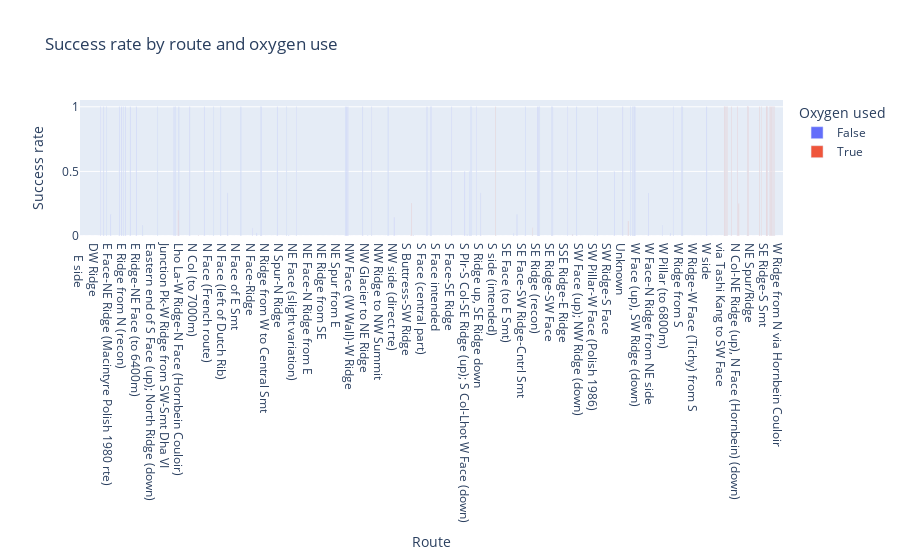
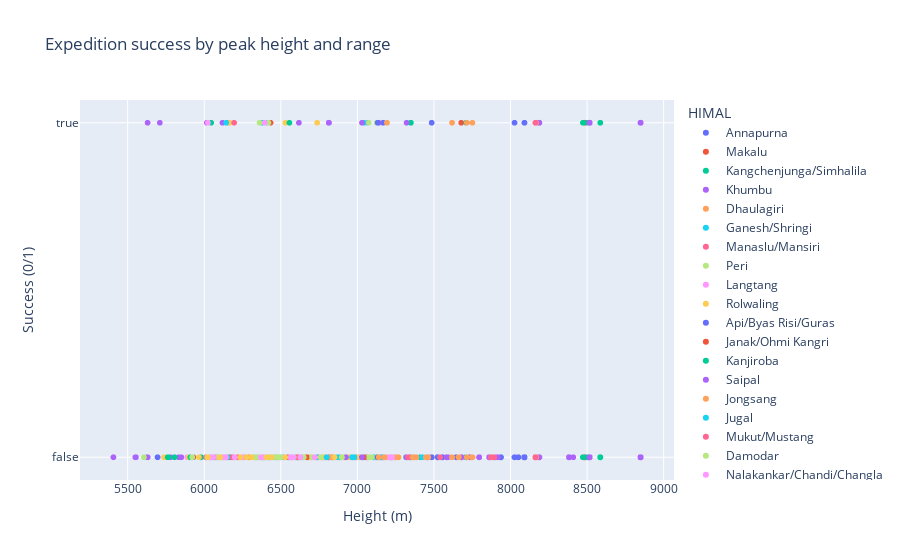
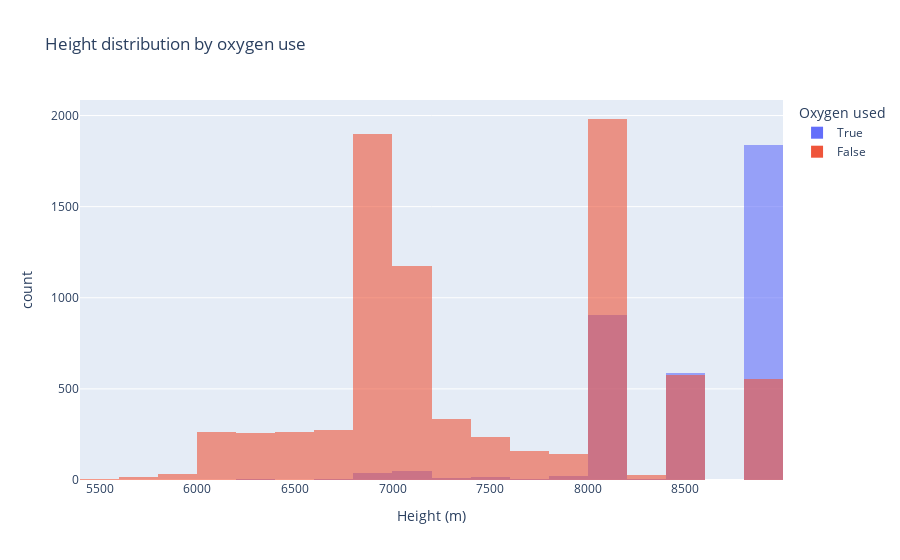

These figures' notebook cell, in order:
### Code cell
import plotly.express as px

# --- 1. Build flags on expeddf ---

death_cols = ["MDEATHS", "HDEATHS"]

expeddf["success_flag"] = expeddf["SUCCESS2"]             
expeddf["oxygen_used_flag"] = expeddf["O2USED"] > 0
expeddf["death_flag"] = expeddf[death_cols].gt(0).any(axis=1)

# --- 2. Merge HEIGHTM and HIMAL from peaksdf into expeddf  ---

if "HEIGHTM" not in expeddf.columns or "HIMAL" not in expeddf.columns:
    expeddf = expeddf.merge(
        peaksdf[["PEAKID", "HEIGHTM", "HIMAL"]],
        on="PEAKID",
        how="left"
    )

# --- 3. route_oxy table for bar chart ---

route_oxy = (
    expeddf
    .groupby(["ROUTE1", "oxygen_used_flag"])["success_flag"]
    .mean()
    .reset_index()
)

# --- 4. Plotly figures ---

# Bar: success rate by route & oxygen
fig_route = px.bar(
    route_oxy,
    x="ROUTE1",
    y="success_flag",
    color="oxygen_used_flag",
    barmode="group",
    labels={"success_flag": "Success rate", "ROUTE1": "Route", "oxygen_used_flag": "Oxygen used"},
    title="Success rate by route and oxygen use"
)
fig_route.show()

# Scatter: height vs success, coloured by HIMAL
fig_scatter = px.scatter(
    expeddf,
    x="HEIGHTM",
    y="success_flag",
    color="HIMAL",
    hover_data=["YEAR"],
    labels={"HEIGHTM": "Height (m)", "success_flag": "Success (0/1)"},
    title="Expedition success by peak height and range"
)
fig_scatter.show()

# Histogram: HEIGHTM split by oxygen flag
fig_hist = px.histogram(
    expeddf,
    x="HEIGHTM",
    color="oxygen_used_flag",
    nbins=30,
    barmode="overlay",
    opacity=0.6,
    labels={"HEIGHTM": "Height (m)", "oxygen_used_flag": "Oxygen used"},
    title="Height distribution by oxygen use"
)
fig_hist.show()

### Figure 1 — Plotly figure (JSON) as saved in the notebook; plotly's stock layout.template omitted (floating-point values rounded to 4 significant figures; data arrays with more than 128 entries replaced by an {"elided": "..."} marker saying what was removed)
{"data": [{"alignmentgroup": "True", "hovertemplate": "Oxygen used=False<br>Route=%{x}<br>Success rate=%{y}<extra></extra>", "legendgroup": "False", "marker": {"color": "#636efa", "pattern": {"shape": ""}}, "name": "False", "offsetgroup": "False", "orientation": "v", "showlegend": true, "textposition": "auto", "type": "bar", "x": {"elided": "1171 str values"}, "xaxis": "x", "y": {"elided": "1171 float values"}, "yaxis": "y"}, {"alignmentgroup": "True", "hovertemplate": "Oxygen used=True<br>Route=%{x}<br>Success rate=%{y}<extra></extra>", "legendgroup": "True", "marker": {"color": "#EF553B", "pattern": {"shape": ""}}, "name": "True", "offsetgroup": "True", "orientation": "v", "showlegend": true, "textposition": "auto", "type": "bar", "x": {"elided": "211 str values"}, "xaxis": "x", "y": {"elided": "211 float values"}, "yaxis": "y"}], "layout": {"barmode": "group", "legend": {"title": {"text": "Oxygen used"}, "tracegroupgap": 0}, "title": {"text": "Success rate by route and oxygen use"}, "xaxis": {"anchor": "y", "domain": [0, 1], "title": {"text": "Route"}}, "yaxis": {"anchor": "x", "domain": [0, 1], "title": {"text": "Success rate"}}}}

### Figure 2 — Plotly figure (JSON) as saved in the notebook; plotly's stock layout.template omitted (floating-point values rounded to 4 significant figures; data arrays with more than 128 entries replaced by an {"elided": "..."} marker saying what was removed)
{"data": [{"customdata": {"elided": "728x1 int values"}, "hovertemplate": "HIMAL=Annapurna<br>Height (m)=%{x}<br>Success (0/1)=%{y}<br>YEAR=%{customdata[0]}<extra></extra>", "legendgroup": "Annapurna", "marker": {"color": "#636efa", "symbol": "circle"}, "mode": "markers", "name": "Annapurna", "showlegend": true, "type": "scattergl", "x": {"elided": "728 int values"}, "xaxis": "x", "y": {"elided": "728 bool values"}, "yaxis": "y"}, {"customdata": {"elided": "462x1 int values"}, "hovertemplate": "HIMAL=Makalu<br>Height (m)=%{x}<br>Success (0/1)=%{y}<br>YEAR=%{customdata[0]}<extra></extra>", "legendgroup": "Makalu", "marker": {"color": "#EF553B", "symbol": "circle"}, "mode": "markers", "name": "Makalu", "showlegend": true, "type": "scattergl", "x": {"elided": "462 int values"}, "xaxis": "x", "y": {"elided": "462 bool values"}, "yaxis": "y"}, {"customdata": {"elided": "414x1 int values"}, "hovertemplate": "HIMAL=Kangchenjunga/Simhalila<br>Height (m)=%{x}<br>Success (0/1)=%{y}<br>YEAR=%{customdata[0]}<extra></extra>", "legendgroup": "Kangchenjunga/Simhalila", "marker": {"color": "#00cc96", "symbol": "circle"}, "mode": "markers", "name": "Kangchenjunga/Simhalila", "showlegend": true, "type": "scattergl", "x": {"elided": "414 int values"}, "xaxis": "x", "y": {"elided": "414 bool values"}, "yaxis": "y"}, {"customdata": {"elided": "7047x1 int values"}, "hovertemplate": "HIMAL=Khumbu<br>Height (m)=%{x}<br>Success (0/1)=%{y}<br>YEAR=%{customdata[0]}<extra></extra>", "legendgroup": "Khumbu", "marker": {"color": "#ab63fa", "symbol": "circle"}, "mode": "markers", "name": "Khumbu", "showlegend": true, "type": "scattergl", "x": {"elided": "7047 int values"}, "xaxis": "x", "y": {"elided": "7047 bool values"}, "yaxis": "y"}, {"customdata": {"elided": "710x1 int values"}, "hovertemplate": "HIMAL=Dhaulagiri<br>Height (m)=%{x}<br>Success (0/1)=%{y}<br>YEAR=%{customdata[0]}<extra></extra>", "legendgroup": "Dhaulagiri", "marker": {"color": "#FFA15A", "symbol": "circle"}, "mode": "markers", "name": "Dhaulagiri", "showlegend": true, "type": "scattergl", "x": {"elided": "710 int values"}, "xaxis": "x", "y": {"elided": "710 bool values"}, "yaxis": "y"}, {"customdata": [[1988], [1983], [1983], [1985], [1985], [1987], [1989], [1986], [1986], [1984], [1984], [1992], [1994], [1994], [1983], [1981], [1981], [1981], [1981], [1980], [1980], [1980], [1980], [1980], [1980], [1982], [1982], [1979], [1978], [1997], [1953], [1953], [1949], [1954], [1955], [1960], [1973], [1980], [1953], [1971], [1953], [1949], [1974], [1954], [1982], [2000], [2000], [2000], [2000], [1981], [2001], [2006], [2006], [2007], [2007], [2008], [2009], [2012], [2013], [2014], [2016], [2016], [2017], [2017], [2017], [2017], [2019], [2024]], "hovertemplate": "HIMAL=Ganesh/Shringi<br>Height (m)=%{x}<br>Success (0/1)=%{y}<br>YEAR=%{customdata[0]}<extra></extra>", "legendgroup": "Ganesh/Shringi", "marker": {"color": "#19d3f3", "symbol": "circle"}, "mode": "markers", "name": "Ganesh/Shringi", "showlegend": true, "type": "scattergl", "x": [7118, 7043, 7104, 7422, 7104, 6770, 7104, 7422, 7043, 7043, 7043, 7118, 7165, 6770, 7165, 7118, 7118, 7118, 7104, 7104, 7104, 7118, 7043, 7118, 6770, 7104, 7104, 7043, 7104, 7118, 7422, 7165, 7422, 7422, 7422, 7422, 7043, 7043, 7118, 7118, 6648, 5903, 5903, 7118, 7118, 7118, 6908, 7165, 7422, 6908, 7422, 6770, 5903, 6770, 6049, 6065, 6049, 7422, 6065, 6065, 6426, 6065, 6426, 6056, 6065, 6049, 6426, 7161], "xaxis": "x", "y": [false, false, false, false, false, false, false, false, false, false, false, false, false, false, false, false, false, false, false, false, false, false, false, false, false, false, false, true, false, false, false, false, false, false, false, false, false, false, false, false, false, false, false, false, false, false, false, false, false, false, false, false, false, false, false, false, false, false, false, false, false, false, false, false, false, false, false, false], "yaxis": "y"}, {"customdata": {"elided": "897x1 int values"}, "hovertemplate": "HIMAL=Manaslu/Mansiri<br>Height (m)=%{x}<br>Success (0/1)=%{y}<br>YEAR=%{customdata[0]}<extra></extra>", "legendgroup": "Manaslu/Mansiri", "marker": {"color": "#FF6692", "symbol": "circle"}, "mode": "markers", "name": "Manaslu/Mansiri", "showlegend": true, "type": "scattergl", "x": {"elided": "897 int values"}, "xaxis": "x", "y": {"elided": "897 bool values"}, "yaxis": "y"}, {"customdata": {"elided": "350x1 int values"}, "hovertemplate": "HIMAL=Peri<br>Height (m)=%{x}<br>Success (0/1)=%{y}<br>YEAR=%{customdata[0]}<extra></extra>", "legendgroup": "Peri", "marker": {"color": "#B6E880", "symbol": "circle"}, "mode": "markers", "name": "Peri", "showlegend": true, "type": "scattergl", "x": {"elided": "350 int values"}, "xaxis": "x", "y": {"elided": "350 bool values"}, "yaxis": "y"}, {"customdata": [[1988], [1983], [1985], [1987], [1987], [1989], [1989], [1989], [1990], [1991], [1991], [1990], [1990], [1989], [1988], [1986], [1986], [1986], [1984], [1984], [1992], [1993], [1994], [1994], [1994], [1995], [1983], [1981], [1981], [1980], [1980], [1982], [1982], [1978], [1964], [1964], [1963], [1963], [1998], [1949], [1959], [1961], [1999], [1999], [1964], [2001], [2003], [1959], [1963], [2003], [2004], [2005], [2006], [2007], [2007], [2009], [2010], [2010], [2010], [2004], [2007], [2010], [2010], [2010], [2010], [2011], [2012], [2013], [2013], [2014], [1971], [2015], [2016], [2016], [2016], [2017], [2018], [2018], [2019], [2020], [2019], [2022], [2022], [2022], [2023], [2023], [2024], [2024], [2024], [2024], [2025]], "hovertemplate": "HIMAL=Langtang<br>Height (m)=%{x}<br>Success (0/1)=%{y}<br>YEAR=%{customdata[0]}<extra></extra>", "legendgroup": "Langtang", "marker": {"color": "#FF97FF", "symbol": "circle"}, "mode": "markers", "name": "Langtang", "showlegend": true, "type": "scattergl", "x": [7227, 7205, 7227, 7205, 7227, 7227, 7227, 7205, 7227, 7227, 7227, 7205, 7227, 7227, 7227, 7227, 7227, 7227, 7227, 7227, 7227, 7227, 7227, 7227, 7227, 7227, 7227, 7205, 7227, 7227, 7227, 7227, 7227, 7227, 7227, 7227, 7227, 6596, 7227, 7227, 7227, 7227, 7227, 7227, 6150, 7227, 7205, 6707, 6707, 6567, 7227, 6707, 7227, 7227, 7227, 7227, 6599, 7227, 7227, 5890, 5890, 5890, 5890, 6567, 7227, 7205, 6707, 6185, 5890, 6185, 7205, 7205, 6781, 7227, 6174, 6599, 6048, 6174, 7227, 6506, 7205, 6150, 7227, 7227, 6048, 6567, 6150, 6150, 6781, 7227, 6596], "xaxis": "x", "y": [false, false, false, false, false, false, false, false, false, false, false, false, false, false, false, false, false, false, false, false, false, false, false, false, false, false, false, false, false, false, false, false, false, false, false, false, false, false, false, false, false, false, false, false, false, false, false, false, false, false, false, false, false, false, false, false, false, false, false, false, false, false, false, false, false, false, false, false, false, false, false, false, false, false, false, false, false, false, false, false, false, false, false, false, false, false, false, false, false, false, false], "yaxis": "y"}, {"customdata": {"elided": "267x1 int values"}, "hovertemplate": "HIMAL=Rolwaling<br>Height (m)=%{x}<br>Success (0/1)=%{y}<br>YEAR=%{customdata[0]}<extra></extra>", "legendgroup": "Rolwaling", "marker": {"color": "#FECB52", "symbol": "circle"}, "mode": "markers", "name": "Rolwaling", "showlegend": true, "type": "scattergl", "x": {"elided": "267 int values"}, "xaxis": "x", "y": {"elided": "267 bool values"}, "yaxis": "y"}, {"customdata": [[1983], [1991], [1992], [1981], [1980], [1996], [1996], [1996], [1979], [1978], [1978], [1977], [1973], [1972], [1972], [1997], [1953], [1954], [1960], [1971], [1953], [1970], [1987], [1999], [2001], [2001], [2001], [2003], [2009], [2010], [2012], [2011], [2012], [2015], [2018], [2019], [2020], [2021], [2022], [2023], [2023], [1974], [2024], [2024], [2024]], "hovertemplate": "HIMAL=Api/Byas Risi/Guras<br>Height (m)=%{x}<br>Success (0/1)=%{y}<br>YEAR=%{customdata[0]}<extra></extra>", "legendgroup": "Api/Byas Risi/Guras", "marker": {"color": "#636efa", "symbol": "circle"}, "mode": "markers", "name": "Api/Byas Risi/Guras", "showlegend": true, "type": "scattergl", "x": [7132, 7132, 7132, 7132, 7132, 7132, 6729, 6808, 6729, 6850, 7132, 6468, 7132, 6850, 6729, 6609, 7132, 7132, 7132, 7132, 6729, 6729, 7132, 6609, 6609, 7132, 6609, 6609, 6609, 7132, 7132, 6395, 6609, 7132, 7132, 7132, 6468, 6564, 6564, 6609, 6564, 6564, 7132, 6395, 6423], "xaxis": "x", "y": [false, false, false, false, false, false, false, false, false, false, false, false, false, false, false, false, false, false, false, false, false, false, false, false, false, false, false, false, false, false, false, false, false, true, false, false, false, false, false, false, false, false, false, false, false], "yaxis": "y"}, {"customdata": [[1985], [1989], [1982], [1949], [1963], [1949], [2002], [2003], [2004], [2005], [2005], [2005], [2006], [2007], [2000], [1963], [1963], [2010], [2010], [2002], [2012], [2012], [2012], [2012], [2013], [2014], [2014], [2015], [2015], [2015], [2016], [2015], [2017], [2017], [2017], [1963], [2018], [1962], [2022], [2023], [2023], [2024], [2024], [2025]], "hovertemplate": "HIMAL=Janak/Ohmi Kangri<br>Height (m)=%{x}<br>Success (0/1)=%{y}<br>YEAR=%{customdata[0]}<extra></extra>", "legendgroup": "Janak/Ohmi Kangri", "marker": {"color": "#EF553B", "symbol": "circle"}, "mode": "markers", "name": "Janak/Ohmi Kangri", "showlegend": true, "type": "scattergl", "x": [6839, 6839, 6839, 6839, 6300, 6581, 6670, 6355, 7041, 7041, 6244, 6842, 7041, 6744, 6355, 6196, 6196, 7041, 6547, 6355, 5929, 6404, 7041, 6803, 7041, 6547, 6260, 6318, 6670, 6328, 6209, 6070, 6670, 6206, 6433, 6433, 6328, 6172, 6164, 6076, 6466, 6670, 6158, 6076], "xaxis": "x", "y": [false, false, false, false, false, false, false, false, false, false, false, false, false, false, false, false, false, false, false, false, false, false, false, false, false, false, false, false, false, false, false, false, false, false, false, true, false, false, false, false, false, false, false, false], "yaxis": "y"}, {"customdata": [[1985], [1987], [1989], [1989], [1991], [1990], [1990], [1990], [1986], [1984], [1993], [1993], [1995], [1989], [1989], [1991], [1981], [1980], [1996], [1979], [1977], [1977], [1976], [1975], [1974], [1973], [1973], [1970], [1969], [1969], [1961], [1953], [1962], [1966], [1981], [1980], [1984], [1963], [1972], [1962], [1964], [1953], [1971], [1999], [1958], [1971], [1995], [2003], [2003], [2008], [2008], [2007], [2008], [2008], [1953], [2009], [2009], [2010], [2010], [2010], [2011], [2012], [2013], [2013], [2013], [2014], [2014], [1964], [2014], [2018], [2019], [1973], [2024], [2024], [2024], [2016], [2024]], "hovertemplate": "HIMAL=Kanjiroba<br>Height (m)=%{x}<br>Success (0/1)=%{y}<br>YEAR=%{customdata[0]}<extra></extra>", "legendgroup": "Kanjiroba", "marker": {"color": "#00cc96", "symbol": "circle"}, "mode": "markers", "name": "Kanjiroba", "showlegend": true, "type": "scattergl", "x": [5978, 6883, 6627, 6612, 6553, 6883, 5978, 6627, 6553, 6521, 6858, 6553, 6139, 5978, 5978, 6612, 5978, 6521, 6612, 6883, 6521, 6444, 6883, 6858, 6883, 6227, 6612, 6883, 6627, 6883, 5767, 5806, 5978, 5978, 6521, 6471, 6471, 6627, 6627, 6412, 6412, 6450, 6450, 6883, 6883, 6556, 6556, 6085, 6139, 6139, 6085, 6139, 6085, 6045, 6045, 5910, 6858, 5910, 6085, 5978, 6450, 6139, 6111, 5911, 5761, 5978, 6450, 6102, 6085, 6085, 6085, 5911, 6450, 6111, 5910, 6612, 6207], "xaxis": "x", "y": [false, false, false, false, false, false, false, false, false, false, false, false, false, false, false, false, false, false, false, false, false, false, false, false, false, false, false, false, false, false, false, false, false, false, false, false, false, false, false, false, false, false, false, false, false, false, true, false, false, false, false, false, false, true, false, false, false, false, false, false, false, false, false, false, false, false, false, false, false, false, false, false, false, false, false, false, false], "yaxis": "y"}, {"customdata": [[1985], [1987], [1990], [1990], [1988], [1992], [1996], [1963], [1998], [1954], [1954], [1987], [1998], [1998], [1953], [1954], [1987], [2010], [2010], [2010], [2010], [2011], [2011], [2013], [2013], [2018], [2018]], "hovertemplate": "HIMAL=Saipal<br>Height (m)=%{x}<br>Success (0/1)=%{y}<br>YEAR=%{customdata[0]}<extra></extra>", "legendgroup": "Saipal", "marker": {"color": "#ab63fa", "symbol": "circle"}, "mode": "markers", "name": "Saipal", "showlegend": true, "type": "scattergl", "x": [7030, 7030, 7030, 7030, 7030, 7030, 7030, 7030, 6925, 7030, 7030, 6730, 7030, 7030, 7030, 6730, 6745, 5407, 7030, 7030, 6925, 7030, 5407, 7030, 7030, 7030, 7030], "xaxis": "x", "y": [true, false, false, false, false, false, false, false, false, false, false, false, false, false, false, false, false, false, false, false, false, false, false, false, false, false, false], "yaxis": "y"}, {"customdata": [[1985], [1986], [1993], [1949], [1995], [1995], [1996], [1939], [1936], [1998], [1998], [1998], [1949], [1963], [1909], [1930], [1983], [1983], [1909], [1930], [1936], [1937], [1937], [1939], [1985], [1949], [1993], [1910], [1936], [1937], [1986], [1910], [1998], [1998], [1998], [1998], [1998], [1995], [1995], [1998], [1949], [1999], [1999], [1999], [1936], [2000], [2000], [2000], [2000], [2001], [2002], [2002], [2004], [2006], [2006], [2006], [2006], [2007], [2007], [2007], [2009], [2010], [2012], [1930], [2012], [2013], [2019], [2021], [2022], [2022], [1939], [1939], [2023], [2023], [2024]], "hovertemplate": "HIMAL=Jongsang<br>Height (m)=%{x}<br>Success (0/1)=%{y}<br>YEAR=%{customdata[0]}<extra></extra>", "legendgroup": "Jongsang", "marker": {"color": "#FFA15A", "symbol": "circle"}, "mode": "markers", "name": "Jongsang", "showlegend": true, "type": "scattergl", "x": [7362, 7177, 7140, 6825, 7362, 7362, 7140, 7362, 7140, 7462, 6881, 7462, 6881, 6881, 7462, 7462, 7462, 7462, 6965, 7177, 7177, 7177, 7177, 7177, 7177, 7140, 6825, 7362, 7362, 7362, 7362, 6965, 6881, 6215, 6881, 6215, 7140, 7177, 7177, 6215, 6215, 6881, 6215, 6215, 6825, 7462, 7362, 7140, 6215, 6215, 7362, 7177, 7264, 7140, 6825, 7264, 6215, 6881, 7140, 7362, 7264, 7140, 7447, 7447, 7264, 6215, 6215, 6215, 7362, 6857, 6857, 7140, 6881, 6215, 6215], "xaxis": "x", "y": [false, false, false, false, false, false, false, false, false, false, false, false, false, false, false, false, false, false, false, false, false, false, false, false, false, false, false, false, false, false, false, false, false, false, false, false, false, false, false, false, false, false, false, false, false, false, false, false, false, false, false, false, false, false, false, false, false, false, false, false, false, false, false, false, false, false, false, false, false, false, false, false, false, false, false], "yaxis": "y"}, {"customdata": [[1985], [1985], [1987], [1987], [1989], [1989], [1990], [1990], [1989], [1986], [1986], [1991], [1992], [1993], [1993], [1993], [1994], [1994], [1994], [1994], [1995], [1982], [1982], [1982], [1982], [1996], [1981], [1981], [1982], [1964], [1998], [1955], [1964], [1965], [1964], [1949], [1971], [1975], [1991], [1955], [1960], [1961], [1955], [1957], [1958], [1960], [1961], [1962], [1973], [1960], [1958], [1964], [1971], [1971], [1974], [1971], [1998], [1999], [1999], [1999], [1999], [1999], [2000], [2000], [2000], [2000], [2001], [1999], [2001], [2001], [2002], [2002], [2003], [2003], [2004], [2004], [1971], [1970], [1972], [2005], [2005], [2002], [2007], [2007], [2008], [2008], [2008], [2008], [2009], [1993], [1993], [2010], [2010], [2011], [2013], [2011], [2013], [1979], [2015], [2016], [2018], [2019], [2020], [2021], [2022], [2022], [2022], [2022], [2023], [2023], [2023], [2023], [2024], [2024], [2024], [2024], [2024], [2024], [2024], [2024], [2024], [2024], [2024], [2025], [2025]], "hovertemplate": "HIMAL=Jugal<br>Height (m)=%{x}<br>Success (0/1)=%{y}<br>YEAR=%{customdata[0]}<extra></extra>", "legendgroup": "Jugal", "marker": {"color": "#19d3f3", "symbol": "circle"}, "mode": "markers", "name": "Jugal", "showlegend": true, "type": "scattergl", "x": [6412, 6966, 6979, 6412, 6966, 6412, 6378, 6966, 6412, 6966, 6412, 6966, 6966, 6378, 6378, 6889, 6143, 6966, 6412, 6966, 6966, 6412, 6637, 6979, 6966, 6966, 6966, 6412, 6412, 6378, 6966, 6865, 6865, 6865, 6966, 6378, 6378, 6378, 6378, 6733, 6733, 6733, 6979, 6979, 6979, 6979, 6979, 6979, 6412, 6799, 6637, 6143, 6143, 6143, 6143, 6378, 6889, 6966, 6966, 6378, 6966, 6889, 6966, 6966, 6966, 6412, 6378, 6143, 6966, 6889, 6799, 6966, 6966, 6889, 6966, 6378, 6378, 6378, 6378, 6733, 6966, 6412, 6966, 6889, 6966, 6378, 6143, 6143, 6143, 6378, 6979, 6378, 6378, 6378, 6966, 6889, 6484, 6966, 6378, 6143, 6412, 6151, 6151, 6966, 6593, 6378, 6378, 6151, 6632, 6378, 5922, 6637, 6591, 6518, 6184, 5922, 6799, 6378, 6378, 6378, 6518, 6637, 6637, 6184, 5922], "xaxis": "x", "y": [false, false, false, false, false, false, false, false, true, false, false, false, false, false, false, false, false, false, false, false, false, false, false, false, false, false, false, false, false, false, false, false, false, false, false, false, false, false, false, false, false, false, false, false, false, false, false, false, false, false, false, false, false, false, false, false, false, false, false, false, false, false, false, false, false, false, false, true, false, false, false, false, false, false, false, false, false, false, false, false, false, false, false, false, false, false, false, false, false, true, false, false, false, false, false, false, false, false, false, false, false, false, false, false, false, false, false, false, false, false, false, false, false, false, false, false, false, false, false, false, false, false, false, false, false], "yaxis": "y"}, {"customdata": [[1987], [1989], [1991], [1990], [1988], [1992], [1995], [1995], [1981], [1960], [1962], [1974], [1982], [1983], [1959], [1962], [1954], [1970], [1959], [1962], [1995], [1997], [1999], [2000], [2001], [2002], [2003], [2002], [2003], [2002], [2002], [2003], [2001], [2005], [1967], [2006], [2006], [2006], [2006], [2006], [2007], [2008], [2008], [2009], [2009], [2009], [2010], [2010], [2010], [2011], [2011], [2012], [2012], [2011], [2012], [2013], [2013], [2014], [2014], [2013], [2013], [2014], [2014], [2014], [2002], [2015], [2015], [2015], [2015], [2016], [2015], [2015], [2015], [2015], [2016], [2016], [2016], [2018], [2018], [2018], [2019], [2022], [2022], [2024]], "hovertemplate": "HIMAL=Mukut/Mustang<br>Height (m)=%{x}<br>Success (0/1)=%{y}<br>YEAR=%{customdata[0]}<extra></extra>", "legendgroup": "Mukut/Mustang", "marker": {"color": "#FF6692", "symbol": "circle"}, "mode": "markers", "name": "Mukut/Mustang", "showlegend": true, "type": "scattergl", "x": [6611, 6012, 6012, 6012, 6012, 6611, 6611, 6012, 6012, 6012, 6012, 6012, 6012, 6012, 6556, 6556, 6087, 6611, 6187, 6187, 6611, 6012, 6012, 6012, 6012, 6034, 6386, 6386, 6034, 6556, 6611, 6386, 6229, 6386, 6087, 6343, 6386, 6386, 6386, 6386, 6060, 6344, 6611, 6034, 6034, 6386, 6386, 6556, 6386, 6034, 6386, 6343, 6034, 6386, 6034, 6343, 6386, 6034, 6343, 6556, 6343, 6195, 6235, 6235, 6187, 6087, 6343, 6087, 6087, 6087, 6386, 6386, 6343, 6611, 6087, 6087, 6343, 6110, 6611, 6343, 6556, 6611, 6611, 6087], "xaxis": "x", "y": [false, false, false, false, false, false, false, false, false, false, false, false, false, false, false, false, false, false, false, false, false, false, false, false, false, false, false, false, false, false, false, false, false, false, false, false, false, false, false, false, false, false, false, false, false, false, false, false, false, false, false, false, false, false, false, false, false, false, false, false, false, true, false, false, false, false, false, false, false, false, false, false, false, false, false, false, false, false, false, false, false, false, false, false], "yaxis": "y"}, {"customdata": [[1991], [1991], [1991], [1991], [1986], [1990], [1991], [1992], [1993], [1982], [1981], [1988], [1982], [1955], [1994], [1952], [1955], [1998], [1999], [1981], [2002], [2002], [2002], [2002], [2002], [2002], [2002], [2003], [2003], [2003], [2003], [2003], [2003], [2003], [2004], [2004], [2004], [2004], [2004], [2004], [2004], [2005], [2006], [2002], [2007], [2007], [2007], [2007], [2007], [2008], [2008], [2008], [2008], [2008], [2008], [2008], [2008], [2008], [2009], [2009], [2009], [2009], [2009], [2009], [2009], [2009], [2010], [2010], [2010], [2010], [2010], [2010], [2010], [2008], [2011], [2011], [2011], [2011], [2012], [2012], [2013], [2013], [2014], [2014], [2014], [2015], [2016], [2016], [2017], [2017], [2017], [2017], [2017], [2014], [2017], [2018], [2018], [2018], [2019], [2019], [2019], [2019], [2021], [2021], [2022], [2022], [2022], [2022], [2023], [2023], [2023], [2023], [2024], [2025]], "hovertemplate": "HIMAL=Damodar<br>Height (m)=%{x}<br>Success (0/1)=%{y}<br>YEAR=%{customdata[0]}<extra></extra>", "legendgroup": "Damodar", "marker": {"color": "#B6E880", "symbol": "circle"}, "mode": "markers", "name": "Damodar", "showlegend": true, "type": "scattergl", "x": [6476, 6476, 6476, 6476, 6476, 6476, 6476, 6476, 6476, 6476, 6419, 6419, 6476, 6091, 6091, 6419, 6584, 6476, 6476, 6584, 6110, 6110, 6328, 6476, 6372, 6372, 6328, 6500, 6393, 6110, 6110, 6328, 6328, 6335, 6110, 6110, 6110, 6126, 6650, 6328, 6111, 6361, 6328, 6110, 6759, 6704, 6110, 6328, 6328, 6361, 6110, 6328, 6482, 6110, 6328, 6328, 6328, 6355, 6126, 6328, 6328, 6328, 6328, 6372, 6482, 6372, 6361, 6361, 6110, 6361, 6110, 6482, 6899, 6110, 6759, 6110, 6476, 6704, 6393, 6372, 6476, 5606, 6476, 6899, 5921, 6476, 5921, 6759, 6126, 6476, 6361, 6361, 6419, 6425, 6759, 6019, 6335, 6500, 6452, 6393, 6361, 6899, 6500, 6126, 6372, 6361, 6419, 6372, 6476, 6476, 6759, 6759, 6476, 6372], "xaxis": "x", "y": [false, false, false, false, false, false, false, false, false, false, false, false, false, false, false, false, false, false, false, false, false, false, false, false, false, false, false, false, false, false, false, false, false, false, false, false, false, false, false, false, false, false, false, false, false, false, false, false, false, false, false, false, false, false, false, false, false, false, false, false, false, false, false, false, false, false, false, false, false, false, false, false, false, false, false, false, false, false, false, false, false, false, false, false, false, false, false, false, false, false, false, false, true, false, false, false, false, false, false, false, true, false, false, false, false, false, false, false, false, false, false, false, false, false], "yaxis": "y"}, {"customdata": [[1983], [1963], [1955], [1998], [2000], [2000], [2000], [2000], [2008], [2007], [2010], [2011], [2011], [2013], [2015], [2015], [2015], [2015], [2016], [2016], [2016], [2017], [2013], [2017], [2018], [2018], [2018], [2018], [2018], [2019], [2019], [2019], [2022], [2022], [2022], [2023], [2023], [2019], [2023], [2024], [2024], [2025]], "hovertemplate": "HIMAL=Nalakankar/Chandi/Changla<br>Height (m)=%{x}<br>Success (0/1)=%{y}<br>YEAR=%{customdata[0]}<extra></extra>", "legendgroup": "Nalakankar/Chandi/Changla", "marker": {"color": "#FF97FF", "symbol": "circle"}, "mode": "markers", "name": "Nalakankar/Chandi/Changla", "showlegend": true, "type": "scattergl", "x": [6721, 6395, 6062, 6563, 6130, 6062, 6024, 6395, 6130, 6721, 6563, 6563, 6130, 6130, 6254, 6055, 6581, 6055, 6254, 6395, 6142, 6254, 6142, 6198, 6055, 6130, 6628, 6395, 6369, 6721, 6034, 6034, 6142, 6721, 6628, 6142, 6395, 6142, 6142, 6142, 6142, 6563], "xaxis": "x", "y": [false, false, false, false, false, false, true, false, false, false, false, false, false, false, false, false, false, false, false, false, false, false, false, false, false, false, false, true, false, false, false, false, false, false, false, false, false, false, false, false, false, false], "yaxis": "y"}, {"customdata": [[1997], [1998], [1998], [2003], [1999], [2002], [2005], [2006], [2007], [2008], [2009], [2009], [2009], [2010], [2011], [2011], [2011], [2013], [2013], [2015], [2016], [2017], [2018], [2018], [2019], [2021], [2024], [2024]], "hovertemplate": "HIMAL=Kanti/Palchung<br>Height (m)=%{x}<br>Success (0/1)=%{y}<br>YEAR=%{customdata[0]}<extra></extra>", "legendgroup": "Kanti/Palchung", "marker": {"color": "#FECB52", "symbol": "circle"}, "mode": "markers", "name": "Kanti/Palchung", "showlegend": true, "type": "scattergl", "x": [6850, 6850, 6850, 6024, 6024, 6850, 6405, 6103, 6850, 6439, 6439, 6439, 5965, 6439, 6103, 6439, 6310, 6103, 6439, 6305, 6103, 6103, 6103, 6236, 6103, 6528, 6276, 6850], "xaxis": "x", "y": [false, false, false, false, false, false, false, false, false, false, false, false, false, false, false, false, false, false, false, false, false, false, false, false, false, false, false, false], "yaxis": "y"}], "layout": {"legend": {"title": {"text": "HIMAL"}, "tracegroupgap": 0}, "title": {"text": "Expedition success by peak height and range"}, "xaxis": {"anchor": "y", "domain": [0, 1], "title": {"text": "Height (m)"}}, "yaxis": {"anchor": "x", "domain": [0, 1], "title": {"text": "Success (0/1)"}}}}

### Figure 3 — Plotly figure (JSON) as saved in the notebook; plotly's stock layout.template omitted (floating-point values rounded to 4 significant figures; data arrays with more than 128 entries replaced by an {"elided": "..."} marker saying what was removed)
{"data": [{"bingroup": "x", "hovertemplate": "Oxygen used=True<br>Height (m)=%{x}<br>count=%{y}<extra></extra>", "legendgroup": "True", "marker": {"color": "#636efa", "opacity": 0.6, "pattern": {"shape": ""}}, "name": "True", "nbinsx": 30, "orientation": "v", "showlegend": true, "type": "histogram", "x": {"elided": "3493 int values"}, "xaxis": "x", "yaxis": "y"}, {"bingroup": "x", "hovertemplate": "Oxygen used=False<br>Height (m)=%{x}<br>count=%{y}<extra></extra>", "legendgroup": "False", "marker": {"color": "#EF553B", "opacity": 0.6, "pattern": {"shape": ""}}, "name": "False", "nbinsx": 30, "orientation": "v", "showlegend": true, "type": "histogram", "x": {"elided": "8202 int values"}, "xaxis": "x", "yaxis": "y"}], "layout": {"barmode": "overlay", "legend": {"title": {"text": "Oxygen used"}, "tracegroupgap": 0}, "title": {"text": "Height distribution by oxygen use"}, "xaxis": {"anchor": "y", "domain": [0, 1], "title": {"text": "Height (m)"}}, "yaxis": {"anchor": "x", "domain": [0, 1], "title": {"text": "count"}}}}
